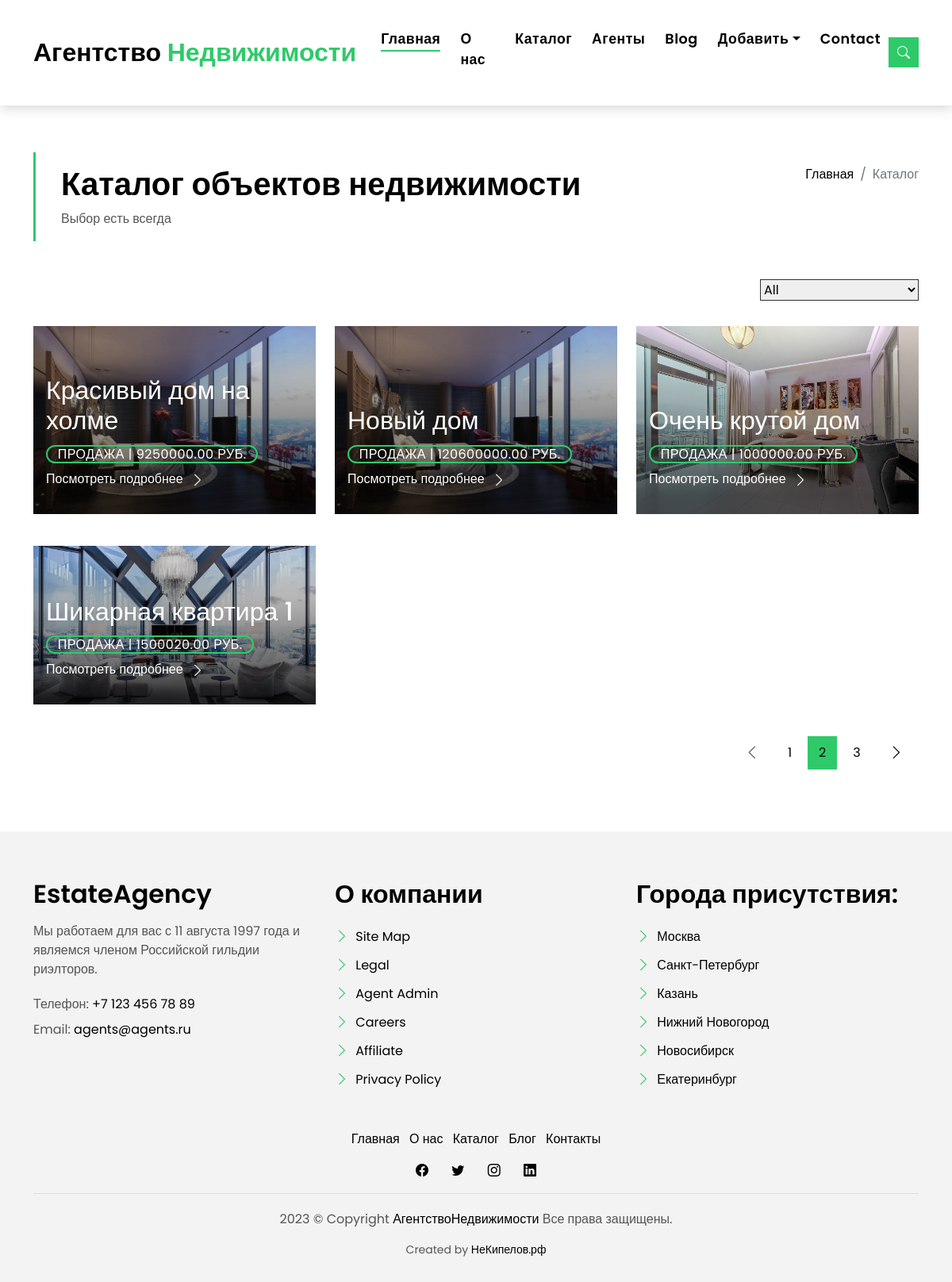
/listings/, run on the app's committed database.
### listings/models.py (models this page shows, shortened)
class Listing(models.Model):
    HOUSE = 'Дом'
    COTTAGE = 'Коттедж'
    APARTMENT = 'Квартира'
    ROOM = 'Комната'
    TYPE_OF_HOUSING = [
        (HOUSE, 'Дом'),
        (COTTAGE, 'Коттедж'),
        (APARTMENT, 'Квартира'),
        (ROOM, 'Комната'),
    ]
    SALE = 'Продажа'
    RENT = 'Аренда'
    AD_TYPE = [
        (SALE, 'Продажа'),
        (RENT, 'Аренда'),
    ]
    title = models.CharField(max_length=255)
    address = models.CharField(max_length=255)
    image = models.ImageField()
    price = models.DecimalField(max_digits=12, decimal_places=2)
    description = models.TextField(blank=True, null=True)
    type_of_housing = models.CharField(
        max_length=10,
        choices=TYPE_OF_HOUSING,
        default=APARTMENT
    )
    ad_status = models.CharField(
        max_length=10,
        choices=AD_TYPE,
        default=SALE
    )
    square = models.DecimalField(max_digits=5, decimal_places=2)
    num_bedrooms = models.IntegerField()
    num_bathrooms = models.IntegerField()
    garage = models.IntegerField()
    video = models.FileField(upload_to='video/%y', blank=True, null=True)
    floor_plan = models.ImageField(blank=True, null=True)
    agent = models.ForeignKey(
        Agent,
        on_delete=models.SET_NULL,
        null=True,
        related_name='listing'
    )

### listings/views.py (the view)
# urls.py: path('listings/', views.listing_list, name='listings'),
def listing_list(request):
    listings = Listing.objects.all()
    context = {
        'listings': listings
    }
    return render(request, 'listings.html', context)

### listings/templatetags/user_tags.py (called while the page is built)
@register.simple_tag()
def current_time():
    return datetime.datetime.now().strftime('%Y')

### templates/listings.html (shortened to what this page needs)
{% extends 'base.html' %}
{% load static %}
{% block content %}
    <section class="intro-single">
        <div class="container">
            <div class="row">
            <div class="col-md-12 col-lg-8">
                <div class="title-single-box">
                <h1 class="title-single">Каталог объектов недвижимости</h1>
                <span class="color-text-a">Выбор есть всегда</span>
                </div>
            </div>
            <div class="col-md-12 col-lg-4">
                <nav aria-label="breadcrumb" class="breadcrumb-box d-flex justify-content-lg-end">
                <ol class="breadcrumb">
                    <li class="breadcrumb-item">
                    <a href="{% url 'home' %}">Главная</a>
                    </li>
                    <li class="breadcrumb-item active" aria-current="page">
                    Каталог
                    </li>
                </ol>
                </nav>
            </div>
            </div>
        </div>
    </section>
    <section class="property-grid grid">
        <div class="container">
          <div class="row">
            <div class="col-sm-12">
              <div class="grid-option">
                <form>
                  <select class="custom-select">
                    <option selected="">All</option>
                  </select>
                </form>
              </div>
            </div>
            {% for listing in listings %}
            <div class="col-md-4">
              <div class="card-box-a card-shadow">
                <div class="img-box-a">
                  <img src="{{ listing.image.url }}" alt="{{ listing.title }}" class="img-a img-fluid">
                </div>
                <div class="card-overlay">
                  <div class="card-overlay-a-content">
                    <div class="card-header-a">
                      <h2 class="card-title-a">
                        <a href="{% url 'listing' listing.id %}">{{ listing.title }}</a>
                      </h2>
                    </div>
                    <div class="card-body-a">
                      <div class="price-box d-flex">
                        <span class="price-a">{{ listing.ad_status }} | {{ listing.price }} руб.</span>
                      </div>
                      <a href="{% url 'listing' listing.id %}" class="link-a">Посмотреть подробнее
                        <span class="bi bi-chevron-right"></span>
                      </a>
                    </div>
                  </div>
                </div>
              </div>
            </div>
            {% endfor %}
          </div>
          <div class="row">
            <div class="col-sm-12">
              <nav class="pagination-a">
                <ul class="pagination justify-content-end">
                  <li class="page-item disabled">
                    <a class="page-link" href="#" tabindex="-1">
                      <span class="bi bi-chevron-left"></span>
                    </a>
                  </li>
                  <li class="page-item">
                    <a class="page-link" href="#">1</a>
                  </li>
                  <li class="page-item active">
                    <a class="page-link" href="#">2</a>
                  </li>
                  <li class="page-item">
                    <a class="page-link" href="#">3</a>
                  </li>
                  <li class="page-item next">
                    <a class="page-link" href="#">
                      <span class="bi bi-chevron-right"></span>
                    </a>
                  </li>
                </ul>
              </nav>
            </div>
          </div>
        </div>
      </section>
{% endblock content %}

### static/assets/css/style.css (style rules this page uses)
body { font-family: "Poppins", sans-serif; color: #555555; }
h1, h2, h3, h4, h5, h6 { color: #000000; }
a { color: #000000; text-decoration: none; transition: all 0.5s ease; }
.link-a { text-decoration: none; color: #ffffff; text-decoration: none; }
@media (min-width: 768px) { .link-a { font-size: 0.9rem; } }
@media (min-width: 992px) { .link-a { font-size: 1rem; } }
.link-a span { font-size: 18px; vertical-align: middle; margin-left: 5px; }
@media (min-width: 768px) { .link-a span { font-size: 1.5rem; } }
@media (min-width: 992px) { .link-a span { font-size: 18px; } }
.color-text-a { text-decoration: none; color: #555555; }
.pagination-a { text-decoration: none; }
.pagination-a .pagination .page-link { margin: 0 0.2rem; border-color: transparent; padding: 0.5rem 0.8rem; color: #000000; }
.pagination-a .pagination .page-link span { font-size: 1.2rem; }
.pagination-a .pagination .next .page-link { padding: 0.4rem 0.9rem; }
.pagination-a .pagination .page-item:last-child .page-link { border-top-right-radius: 0; border-bottom-right-radius: 0; }
.pagination-a .pagination .page-item:first-child .page-link { border-top-left-radius: 0; border-bottom-left-radius: 0; }
.pagination-a .pagination .page-item.disabled .page-link { padding: 0.4rem 0.9rem; color: #555555; }
.pagination-a .pagination .page-item.active .page-link { background-color: #2eca6a; }
.intro-single { padding: 12rem 0 3rem; }
.intro-single .title-single-box { padding: 1rem 0 1rem 2rem; }
.intro-single .title-single-box { border-left: 3px solid #2eca6a; }
.intro-single .title-single-box .title-single { font-weight: 600; font-size: 2.2rem; }
@media (min-width: 768px) { .intro-single .title-single-box .title-single { font-size: 2.1rem; } }
@media (min-width: 992px) { .intro-single .title-single-box .title-single { font-size: 2.5rem; } }
.intro-single .breadcrumb-box { padding: 1rem 0 0 0.5rem; }
.intro-single .breadcrumb { background-color: transparent; padding-right: 0; padding-left: 0; }
.card-box-a span, .card-box-b span, .card-box-c span, .card-box-d span { line-height: 0; }
@media (min-width: 768px) { .grid .card-box-a, .grid .card-box-b, .grid .card-box-c, .grid .card-box-d { margin-bottom: 2.5rem; } }
.card-box-a, .card-box-b, .card-box-d { position: relative; overflow: hidden; -webkit-backface-visibility: hidden; backface-visibility: hidden; }
.card-box-a .img-a, .card-box-a .img-b, .card-box-b .img-a, .card-box-b .img-b { transition: 0.8s all ease-in-out; }
@media (min-width: 768px) { .card-box-a .price-a, .card-box-b .price-a { font-size: 0.9rem; } }
@media (min-width: 992px) { .card-box-a .price-a, .card-box-b .price-a { font-size: 1rem; } }
.card-overlay { position: absolute; width: 100%; height: 100%; top: 0; left: 0; }
.card-shadow { -webkit-backface-visibility: hidden; backface-visibility: hidden; }
.card-shadow:before { content: " "; position: absolute; top: 0; left: 0; width: 100%; height: 100%; z-index: 1; background: linear-gradient(to bottom, rgba(0, 0, 0, 0) 0%, rgba(0, 0, 0, 0.2) 27%, rgba(0, 0, 0, 0.65) 90%); }
.card-overlay-a-content { transition: all 0.5s ease-in; position: absolute; width: 100%; bottom: 0px; z-index: 2; }
@media (min-width: 768px) { .card-overlay-a-content { bottom: -20px; } }
@media (min-width: 992px) { .card-overlay-a-content { bottom: 0px; } }
.card-header-a { padding: 0 1rem; }
.card-header-a .card-title-a { color: #ffffff; margin-bottom: 0; padding-bottom: 0.7rem; }
@media (min-width: 768px) { .card-header-a .card-title-a { font-size: 1.3rem; } }
@media (min-width: 992px) { .card-header-a .card-title-a { font-size: 2rem; } }
.card-header-a .card-title-a a { color: #ffffff; text-decoration: none; }
.card-body-a { z-index: 2; transition: all 0.5s ease-in; padding: 0rem 1rem 2rem 1rem; }
.card-body-a .price-box { padding-bottom: 0.5rem; }
.price-a { color: #ffffff; padding: 0.6rem 0.8rem; border: 2px solid #2eca6a; border-radius: 50px; text-transform: uppercase; letter-spacing: 0.03em; }
.property-grid .grid-option { text-align: right; margin-bottom: 2rem; }
.property-grid .grid-option .custom-select { border-radius: 0; width: 200px; border-color: #313131; }
.property-grid .grid-option .custom-select option { border-color: #313131; }

### data on the page
Listing: image (picture), title "Красивый дом на холме", ad_status "ПРОДАЖА", price "9250000.00"
Listing: image (picture), title "Новый дом", ad_status "ПРОДАЖА", price "120600000.00"
Listing: image (picture), title "Очень крутой дом", ad_status "ПРОДАЖА", price "1000000.00"
Listing: image (picture), title "Шикарная квартира 1", ad_status "ПРОДАЖА", price "1500020.00"
